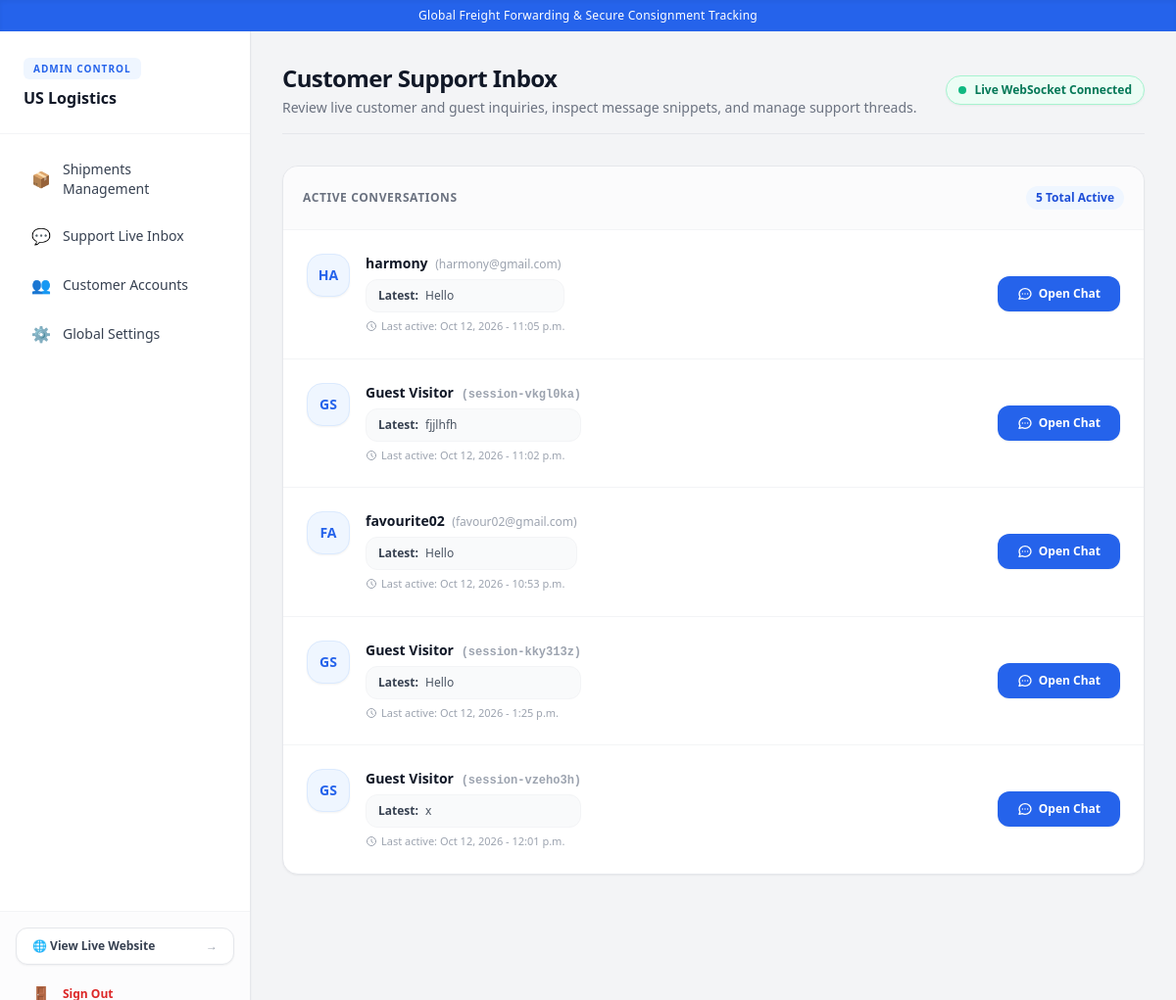
/support/dashboard/inbox/ (signed in), run on the app's committed database.
### core/models.py (models this page shows, shortened)
class AppVariable(models.Model):
    key = models.CharField(max_length=100, unique=True)
    value = models.TextField(blank=True)
    description = models.CharField(max_length=255, blank=True)

### support/models.py (models this page shows, shortened)
class ChatConversation(models.Model):
    conversation_id = models.CharField(max_length=100, unique=True)
    customer = models.ForeignKey(
        settings.AUTH_USER_MODEL,
        on_delete=models.SET_NULL,
        null=True,
        blank=True,
        related_name='support_conversations'
    )
    created_at = models.DateTimeField(auto_now_add=True)
    updated_at = models.DateTimeField(auto_now=True)

class ChatMessage(models.Model):
    SENDER_TYPES = [
        ('CUSTOMER', 'Customer'),
        ('SUPPORT', 'Support Staff'),
    ]
    conversation = models.ForeignKey(
        ChatConversation,
        on_delete=models.CASCADE,
        related_name='messages'
    )
    sender = models.ForeignKey(
        settings.AUTH_USER_MODEL,
        on_delete=models.SET_NULL,
        null=True,
        blank=True
    )
    sender_type = models.CharField(max_length=20, choices=SENDER_TYPES, default='CUSTOMER')
    message = models.TextField()
    timestamp = models.DateTimeField(auto_now_add=True)
    class Meta:
        ordering = ['timestamp']

### support/views.py (the view)
# urls.py: path('dashboard/inbox/', AdminSupportInboxView.as_view(), name='admin_support_inbox'),
class AdminSupportInboxView(StaffRequiredMixin, ListView):
    model = ChatConversation
    template_name = 'dashboard/support_inbox.html'
    context_object_name = 'conversations'
    ordering = ['-updated_at']

### core/context_processors.py (called while the page is built)
def app_variables(request):
    try:
        vars_dict = {var.key: var.value for var in AppVariable.objects.all()}
    except Exception:
        vars_dict = {}
    return {'app_vars': vars_dict}

### core/mixins.py (called while the page is built)
    def test_func(self):
        return self.request.user.is_authenticated and (self.request.user.is_staff or self.request.user.is_superuser)

### templates/dashboard/support_inbox.html (shortened to what this page needs)
{% extends 'base_admin.html' %}
{% block admin_content %}
<div class="max-w-7xl mx-auto">
    <div class="mb-8 pb-4 border-b border-gray-200 flex flex-col sm:flex-row justify-between items-start sm:items-center gap-4">
        <div>
            <h1 class="text-2xl font-extrabold text-gray-900 tracking-tight">Customer Support Inbox</h1>
            <p class="text-sm text-gray-500 mt-1">Review live customer and guest inquiries, inspect message snippets, and manage support threads.</p>
        </div>
        <div class="flex items-center space-x-2">
            <span class="inline-flex items-center px-3 py-1.5 rounded-full text-xs font-bold bg-emerald-50 text-emerald-700 border border-emerald-200 shadow-sm">
                <span class="w-2 h-2 bg-emerald-500 rounded-full mr-2 animate-pulse"></span> Live WebSocket Connected
            </span>
        </div>
    </div>
    <div class="bg-white shadow-sm rounded-2xl border border-gray-200 overflow-hidden">
        <div class="p-5 border-b border-gray-100 bg-gray-50/70 flex justify-between items-center">
            <h3 class="text-xs font-extrabold text-gray-500 uppercase tracking-wider">Active Conversations</h3>
            <span class="bg-blue-50 text-blue-700 font-bold text-xs px-2.5 py-1 rounded-full">{{ conversations|length|default:0 }} Total Active</span>
        </div>
        <div class="divide-y divide-gray-100">
            {% if conversations %}
                {% for conv in conversations %}
                <div class="p-6 flex flex-col md:flex-row md:items-center justify-between gap-4 hover:bg-gray-50/80 transition">
                    <div class="flex items-start space-x-4">
                        <div class="w-11 h-11 rounded-2xl bg-blue-50 text-blue-600 flex items-center justify-center font-extrabold text-sm shrink-0 border border-blue-100 shadow-sm">
                            {% if conv.customer and conv.customer.username %}
                                {{ conv.customer.username|slice:":2"|upper }}
                            {% else %}
                                GS
                            {% endif %}
                        </div>
                        <div>
                            <div class="flex items-center space-x-2">
                                <h4 class="text-sm font-bold text-gray-900">
                                    {% if conv.customer %}
                                        {{ conv.customer.username }}
                                        <span class="text-xs font-normal text-gray-400 ml-1">({{ conv.customer.email|default:"Registered User" }})</span>
                                    {% else %}
                                        Guest Visitor
                                        <span class="text-xs font-mono text-gray-400 ml-1">({{ conv.conversation_id }})</span>
                                    {% endif %}
                                </h4>
                            </div>
                            <div class="mt-1.5 text-xs text-gray-600 bg-gray-50 px-3 py-2 rounded-xl border border-gray-100 max-w-xl truncate shadow-2xs">
                                <span class="font-bold text-gray-700 mr-1">Latest:</span>
                                {{ conv.messages.last.message|default:"No messages exchanged yet." }}
                            </div>
                            <p class="text-[11px] text-gray-400 mt-1.5 flex items-center">
                                <svg xmlns="http://www.w3.org/2000/svg" class="h-3 w-3 mr-1 text-gray-400" fill="none" viewBox="0 0 24 24" stroke="currentColor">
                                    <path stroke-linecap="round" stroke-linejoin="round" stroke-width="2" d="M12 8v4l3 3m6-3a9 9 0 11-18 0 9 9 0 0118 0z" />
                                </svg>
                                Last active: {{ conv.updated_at|date:"M d, Y - g:i a"|default:"Recent" }}
                            </p>
                        </div>
                    </div>
                    <a href="{% url 'admin_chat_room' conv.conversation_id %}" class="inline-flex items-center justify-center bg-blue-600 hover:bg-blue-700 text-white px-5 py-2.5 rounded-xl text-xs font-semibold shadow-sm transition shrink-0">
                        Open Chat
                    </a>
                </div>
                {% endfor %}
            {% endif %}
        </div>
    </div>
</div>
{% endblock %}

### templates/base_admin.html (shortened to what this page needs)
<!DOCTYPE html>
<html lang="en">
<head>
    <script src="https://cdn.tailwindcss.com"></script>
    <link rel="stylesheet" href="https://unpkg.com/leaflet@1.9.4/dist/leaflet.css" />
</head>
<body class="bg-gray-100 text-gray-800 flex flex-col min-h-screen font-sans antialiased">
    {% if app_vars.SITE_TAGLINE %}
    <div class="bg-blue-600 text-white text-xs py-2 px-4 text-center font-medium tracking-wide shadow-inner">
        {{ app_vars.SITE_TAGLINE }}
    </div>
    {% endif %}
    <div class="min-h-screen flex flex-1">
        <aside class="w-64 bg-white border-r border-gray-200 hidden md:flex flex-col flex-shrink-0 shadow-sm">
            <div class="p-6 border-b border-gray-100">
                <span class="text-[10px] font-bold text-blue-600 uppercase tracking-widest bg-blue-50 px-2.5 py-1 rounded-md">Admin Control</span>
                <h2 class="text-base font-bold text-gray-900 mt-2 truncate">{{ app_vars.SITE_NAME|default:"Operations Hub" }}</h2>
            </div>
            <nav class="p-4 space-y-1.5 text-sm font-medium flex-1">
                <a href="{% url 'admin_shipment_list' %}" class="flex items-center px-4 py-2.5 rounded-xl text-gray-700 hover:bg-blue-50 hover:text-blue-600 transition">
                    <span class="mr-3 text-base">📦</span> Shipments Management
                </a>
                <a href="{% url 'admin_support_inbox' %}" class="flex items-center px-4 py-2.5 rounded-xl text-gray-700 hover:bg-blue-50 hover:text-blue-600 transition">
                    <span class="mr-3 text-base">💬</span> Support Live Inbox
                </a>
                <a href="{% url 'admin_customer_list' %}" class="flex items-center px-4 py-2.5 rounded-xl text-gray-700 hover:bg-blue-50 hover:text-blue-600 transition">
                    <span class="mr-3 text-base">👥</span> Customer Accounts
                </a>
                <a href="{% url 'admin_app_variables' %}" class="flex items-center px-4 py-2.5 rounded-xl text-gray-700 hover:bg-blue-50 hover:text-blue-600 transition">
                    <span class="mr-3 text-base">⚙️</span> Global Settings
                </a>
            </nav>
            <div class="p-4 border-t border-gray-100 space-y-2 bg-gray-50/50">
                <a href="{% url 'home' %}" target="_blank" class="flex items-center justify-between px-4 py-2.5 rounded-xl bg-white border border-gray-200 text-xs font-semibold text-gray-700 hover:bg-blue-600 hover:text-white hover:border-blue-600 transition shadow-sm group">
                    <span>🌐 View Live Website</span>
                    <span class="text-gray-400 group-hover:text-white">&rarr;</span>
                </a>
                <form action="{% url 'logout' %}" method="post" class="block w-full">
                    <button type="submit" class="w-full flex items-center px-4 py-2.5 rounded-xl text-xs font-semibold text-red-600 hover:bg-red-50 transition text-left">
                        <span class="mr-3 text-base">🚪</span> Sign Out
                    </button>
                </form>
            </div>
        </aside>
        <main class="flex-1 p-8 overflow-y-auto">
            {% block admin_content %}{% endblock %}
        </main>
    </div>
</body>
</html>

### data on the page
AppVariable: SITE_TAGLINE "Global Freight Forwarding & Secure Consignment Tracking"
AppVariable: SITE_NAME "US Logistics"
ChatConversation: customer.username "HA", customer.username "harmony", customer.email "harmony@gmail.com", messages.last.message "Hello", updated_at "Oct 12, 2026 - 11:05 p.m."
ChatConversation: shows "GS", conversation_id "session-vkgl0ka", messages.last.message "fjjlhfh", updated_at "Oct 12, 2026 - 11:02 p.m."
ChatConversation: customer.username "FA", customer.username "favourite02", customer.email "favour02@gmail.com", messages.last.message "Hello", updated_at "Oct 12, 2026 - 10:53 p.m."
ChatConversation: shows "GS", conversation_id "session-kky313z", messages.last.message "Hello", updated_at "Oct 12, 2026 - 1:25 p.m."
ChatConversation: shows "GS", conversation_id "session-vzeho3h", messages.last.message "x", updated_at "Oct 12, 2026 - 12:01 p.m."

### other printed values
{{ conversations|length|default:0 }} "5"
